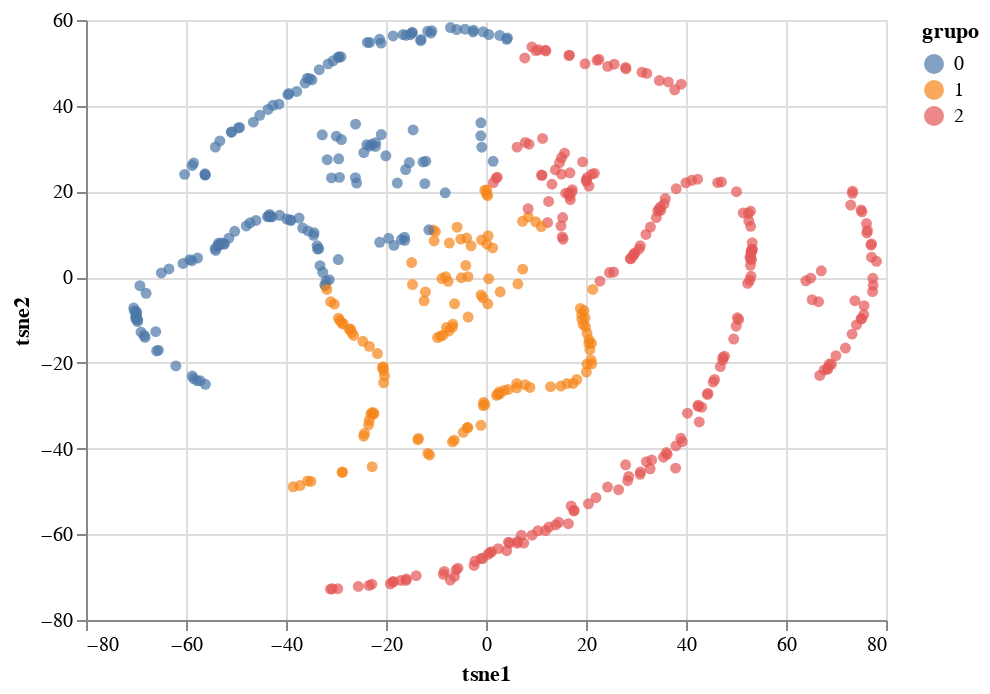

Notebook cell for this chart:
### Markdown cell above
### Agrupamento de todas as músicas por grupos:

Usando o algoritmo KMeans podemos ver que ainda ficou bastante semelhante a análise feita usando o algoritmo LDA do Gensim.

Também pode ser visto uma boa divisória entre os grupos, mostrando que a clusterização ficou boa. Pode-se argumentar que pudesse dividir em mais grupos, mas como realizamos os testes usando o GridSearchCV e pelo score ele achou o melhor número de grupos sendo 3.

### Code cell
letras2 = letra_topico.assign(grupo = labels, 
                              tsne1 = letras_embedded[:,0], tsne2 = letras_embedded[:,1])

alt.Chart(letras2.sample(500)).mark_circle(
    opacity = .7,
    size = 30
).encode(
    x = 'tsne1',
    y = 'tsne2', 
    color = 'grupo:N',
    tooltip = [str(c) for c in letras2.columns]
).interactive()

### Figure 1 — Vega-Lite specification as saved in the notebook (floating-point values rounded to 4 significant figures; data arrays with more than 128 entries replaced by an {"elided": "..."} marker saying what was removed)
{"config": {"view": {"continuousWidth": 400, "continuousHeight": 300}}, "data": {"name": "data-f800d98f7c749e3b1a65b1358bc63b73"}, "mark": {"type": "circle", "opacity": 0.7, "size": 30}, "encoding": {"color": {"field": "grupo", "type": "nominal"}, "tooltip": [{"field": "Artist", "type": "nominal"}, {"field": "SName", "type": "nominal"}, {"field": "Topic 1", "type": "quantitative"}, {"field": "Topic 2", "type": "quantitative"}, {"field": "Topic 3", "type": "quantitative"}, {"field": "grupo", "type": "quantitative"}, {"field": "tsne1", "type": "quantitative"}, {"field": "tsne2", "type": "quantitative"}], "x": {"field": "tsne1", "type": "quantitative"}, "y": {"field": "tsne2", "type": "quantitative"}}, "selection": {"selector014": {"type": "interval", "bind": "scales", "encodings": ["x", "y"]}}, "$schema": "https://vega.github.io/schema/vega-lite/v4.17.0.json", "datasets": {"data-f800d98f7c749e3b1a65b1358bc63b73": {"elided": "500 records"}}}
